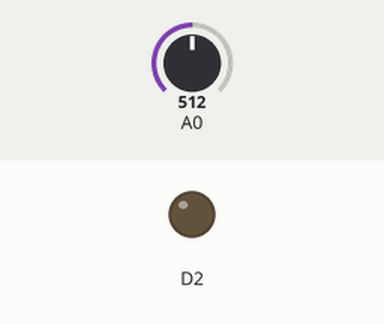
Recording of a sketch running on a simulated Arduino Zero (SAMD21). Shown: output pins drawn as LEDs (lit = HIGH). The inputs (shaded band) are chosen by the test bench; at power-on: A0 = 512.

Above: at 1.2 s.
1.3 s: A0 set to 530
At 2.1 s:
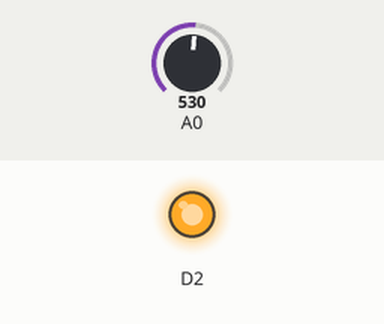
2.8 s: A0 set to 511
At 3.3 s:
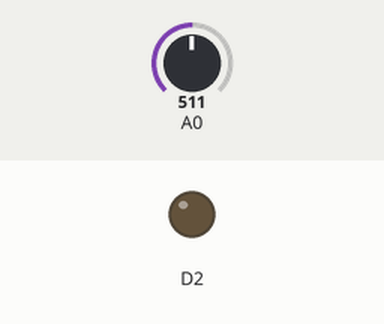
4.3 s: A0 set to 716
At 4.6 s:
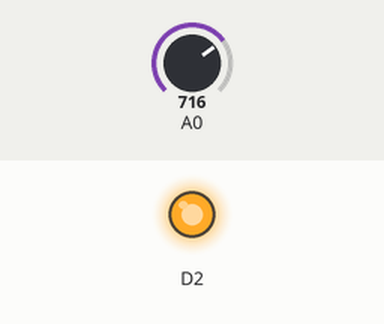
Timing chart, 0 to 7.3 s (numbered marks = the images above; inputs shaded):
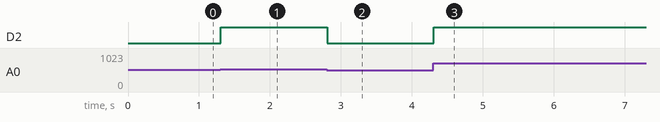

Measured:
- the behaviour switches between 513 and 514 on A0 (found by bisection; images 0 and 1)
- after the input at 1.3 s, D2: LOW → HIGH at once
- after the input at 2.8 s, D2: HIGH → LOW at once
- after the input at 4.3 s, D2: LOW → HIGH at once

The sketch:

ep7-6.ino
```cpp
void setup() {
  pinMode(2, OUTPUT);
  analogWriteResolution(10); //8=0-255 Default, 10=0-1023, 12=0-4095
  //Serial.begin(9600);

}

void loop() {
  int a = 0;
  a = analogRead(A0);
  analogWrite(2, a);
  delay(50);


}
```
